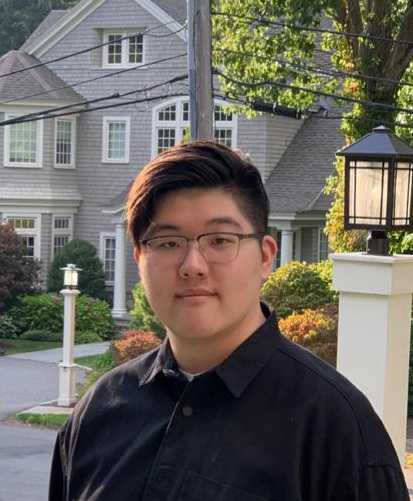
#> input picture CS585/A1/original.jpg, 413 x 501 px
$ jupyter execute Shum_HW1.ipynb
#> lines starting #> are read from the running program, lines starting #| are printed output that depends on the picture; after the words box and inside, x2 and y2 are one past the last pixel; in counts of white or black regions, pixels touching at a corner belong together
[cell 1]
import numpy as np
import cv2

[cell 2]
image = cv2.imread("./original.jpg")
#> image is the input picture: shape (501, 413, 3); mean B, G, R 94.1, 100.6, 104.7

[cell 3]
def RGBtoAverageGray(image):
# Grayscale by taking average of RGB of the image

    for row in range(image.shape[0]):
        for col in range(image.shape[1]):
            avg = np.mean(image[row,col])
            image[row,col] = [avg, avg, avg]
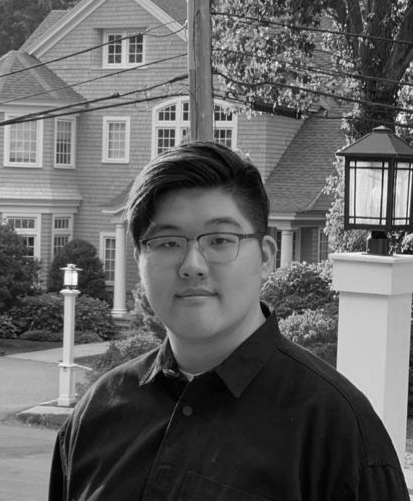
#> image: shape (501, 413, 3); min 0, max 252, mean 99.4

    return image

[cell 4]
def RGBtoBlackWhite(image):
# Creating black and white only images by crearting threshold on the grayscale image

    image = RGBtoAverageGray(image)
    for row in range(image.shape[0]):
        for col in range(image.shape[1]):
            if image[row,col, 0] < 127:
                 image[row,col] = [0,0,0]
            else:
                image[row,col] = [255,255,255]
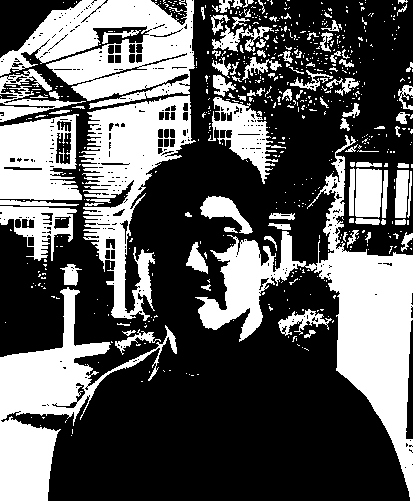
#> image: shape (501, 413, 3); 36.2% white; 652 white regions (553 under 20 px), largest, box (x1, y1, x2, y2) and area: (195, 135, 413, 501) 18360, (0, 0, 195, 109) 12031, (0, 287, 177, 501) 10959

    return image

[cell 5]
cv2.imshow('Original Image', image)

grayscaleImage = RGBtoAverageGray(image)
cv2.imshow('Grayscale image', grayscaleImage)
cv2.imwrite('./grayscale.jpg', grayscaleImage)

blackAndWhiteImage =RGBtoBlackWhite(image)
cv2.imshow('Black White image', blackAndWhiteImage)
cv2.imwrite('./blackwhite.jpg', blackAndWhiteImage)
#> Out = True
